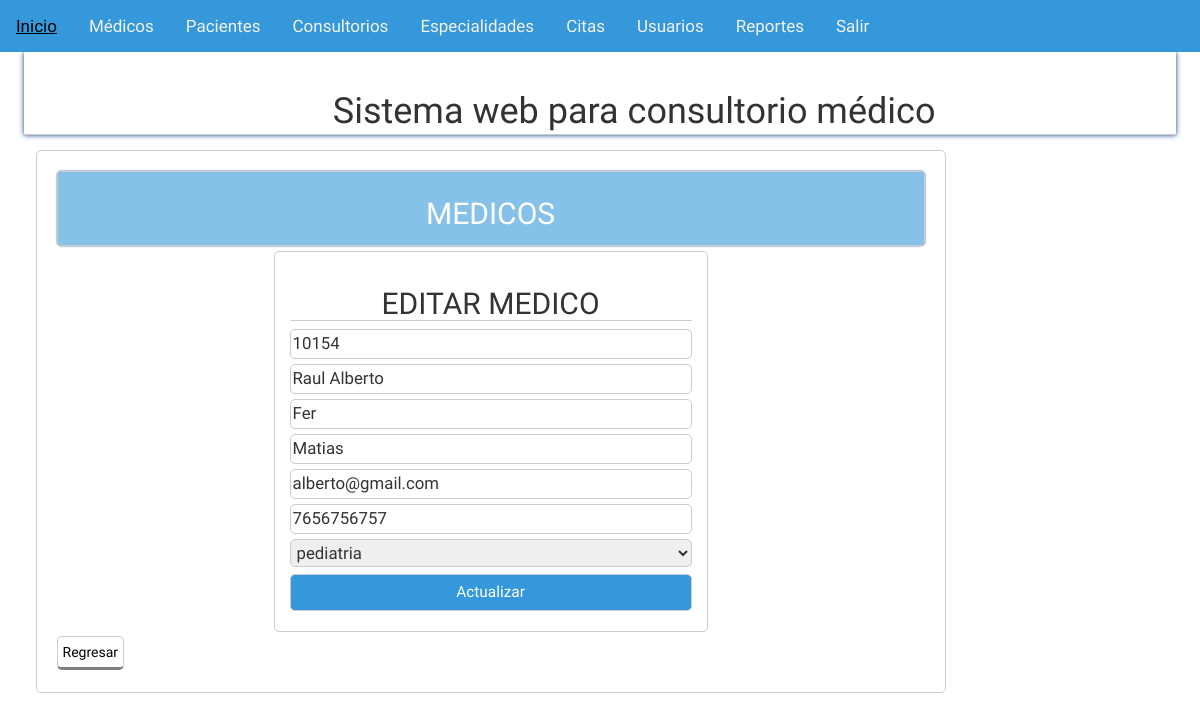
/actualizarmedico.php?idMedico=1 (signed in), run on the app's committed database.
### tables this page shows
CREATE TABLE `medicos` (
  `idMedico` int(11) NOT NULL AUTO_INCREMENT,
  `medidentificacion` char(15) NOT NULL,
  `mednombres` varchar(50) NOT NULL,
  `medapellidopat` varchar(50) NOT NULL,
  `medapellidomat` varchar(45) DEFAULT NULL,
  `medEspecialidad` varchar(50) NOT NULL,
  `medtelefono` char(15) NOT NULL,
  `medcorreo` varchar(50) NOT NULL,
  PRIMARY KEY (`idMedico`),
  UNIQUE KEY `medidentificacion` (`medidentificacion`)
);

### actualizarmedico.php (called while the page is built, shortened)
<?php session_start();
	require 'funciones.php';
	try{
		$conexion = new PDO('mysql:host=localhost;dbname=centromedico','root','12345');
	}catch(PDOException $e){
		echo "ERROR: " . $e->getMessge();
		die();
	}
	if($_SERVER['REQUEST_METHOD']=='POST'){
		$id = limpiarDatos($_POST['id']);
		$identificacion = limpiarDatos($_POST['identificacion']);
		$nombres = limpiarDatos($_POST['nombres']);
		$apellidopatt = limpiarDatos($_POST['apellidopat']);
		$apellidomatt = limpiarDatos($_POST['apellidomat']);
		$correo = limpiarDatos($_POST['correo']);
		$telefono = limpiarDatos($_POST['telefono']);
		$especialidad = limpiarDatos($_POST['especialidad']);
		$statement = $conexion->prepare(
		"UPDATE medicos
        SET medidentificacion = :identificacion,
		mednombres =:nombres,
		medapellidopat =:apellidopat,
		medapellidomat =:apellidomat,
		medEspecialidad =:especialidad,
		medtelefono =:telefono,
		medcorreo =:correo
		WHERE idMedico = :id");
		$statement ->execute(array(
        ':identificacion'=>$identificacion,
		':nombres'=>$nombres,
		':apellidopat'=>$apellidopatt,
		':apellidomat'=>$apellidomatt,
		':especialidad'=>$especialidad,
		':telefono'=>$telefono,
		':correo'=>$correo,
        ':id'=> $id
        ));
        header('Location: medicos.php');
	}else{
		$id_medico = id_numeros($_GET['idMedico']);
		$medico = obtener_medico_id($conexion,$id_medico);
		$medico =$medico[0];
	}
	require 'vista/actulizarmedico_vista.php';
?>

### funciones.php (called while the page is built, shortened)
<?php
	function limpiarDatos($datos){
		$datos = trim($datos);
		$datos = stripslashes($datos);
		$datos = htmlspecialchars($datos);
		return $datos;
	}
	function id_numeros($id){
		return (int)limpiarDatos($id);
	}
	function obtener_medico_id($conexion,$id){
		$resultado = $conexion->query("SELECT * FROM medicos WHERE idMedico = $id LIMIT 1");
		$resultado = $resultado->fetchAll();
		return ($resultado) ? $resultado : false;
	}
?>

### vista/actulizarmedico_vista.php (the view, shortened to what this page needs)
<?php include 'plantillas/header.php'; ?>
	<section class="main">
		<div class="wrapp">
			<?php include 'plantillas/nav.php'; ?>
				<article>
					<div class="mensaje">
						<h2>MEDICOS</h2>
					</div>
					<form action="<?php echo htmlspecialchars($_SERVER['PHP_SELF']) ?>" method="post">
						<h2>EDITAR MEDICO</h2>
						<input type="numeric" name="identificacion" placeholder="Identificación" value="<?php echo $medico['medidentificacion'];?>" requerid onkeypress='return validaNumericos(event)' maxlength="10">
						<input type="text" name="nombres" placeholder="Nombres:" value="<?php echo $medico['mednombres'];?>" onkeypress="return validar(event)" >
						<input type="text" name="apellidopat"
                            placeholder="Apellidos:"   value="<?php echo $medico['medapellidopat'];?>" onkeypress="return validar(event)" >
                        <input type="text" name="apellidomat"
                            placeholder="Apellidos:"   value="<?php echo $medico['medapellidomat'];?>" onkeypress="return validar(event)" >
						<input type="email" name="correo" placeholder="Correo:" value="<?php echo $medico['medcorreo'];?>">
						<input type="numeric" name="telefono" placeholder="Telefono:" value="<?php echo $medico['medtelefono'];?>" onkeypress='return validaNumericos(event)' maxlength="10">
						<select name="especialidad">
							<option value="<?php echo $medico['medEspecialidad'];?>"><?php echo $medico['medEspecialidad'];?></option>
						</select>
						<input type="submit" name="enviar" value="Actualizar">
					</form>
                    <a class="btn-regresar" href="medicos.php">Regresar</a>
				</article>
	</section>
<?php include 'plantillas/footer.php'; ?>
</body>
</html>

### css/estiloss.css (style rules this page uses)
* { -webkit-box-sizing: border-box; -moz-box-sizing: border-box; box-sizing: border-box; margin:0px; padding:0px; font-family: 'Antic', sans-serif; }
body { background: rgba(0,0,0,.01); color:#000; }
.wrapp { padding: 0% 2%; width:100%; margin:auto; overflow: hidden; text-align:cente }
.mensaje { background: #85C1E9; padding:5px; color:#fff; border-radius:5px; text-align: center; font-size: 1.5em; margin-bottom: 5px; box-shadow: 0 0px 2px #013D82 !important; }
article a { display:block; font-weight: normal; }
article .btn-regresar { display:inline-block; border: 1px solid #ccc; border-bottom: 3px solid gray; color:black; font-weight: normal; }
article { margin: 10px 0px; margin-left:1%; float: left; width: 79%; padding:20px; background: rgb(255, 255, 255); border-radius:5px; }
article,aside, .mensaje { border:1px solid #ccc; }
form h2 { font-color: #000; }
form { max-width: 50%; margin: 2px auto; border:1px solid #ccc; padding: 15px; text-align: left; border-radius:5px; }
form input, form textarea, form select { border: 0; outline: 0; padding: 2px; -moz-border-radius: 5px; -webkit-border-radius: 5px; border-radius: 5px; width: 100%; border:1px solid #ccc; margin-bottom: 5px; font-size: 1.2em; }
form [type="submit"] { cursor: pointer; position: relative; display: inline-block; margin-top: 2px; padding: 0.40em 1.5em; background: #3498DB; text-decoration: none; font-size: 1.1em; color: #FFF; width: 100%; text-align: center; }
.wrapp form h2 { margin-bottom: 8px; text-align: center; border-bottom:1px solid #ccc; }
article a { margin: 2px 0px; display:inline-block; padding: 5px; color: white; border-radius:5px; cursor:pointer; border-bottom: 3px solid rgba(0, 0, 0,.5); width:auto; text-decoration:none; text-align:center; position: relative; }
footer li,a { text-decoration: none; color: #fff; }
a, .Dra { color: #34495E; }
input { color: #34495E; }

### data on the page
medicos: identificacion "10154", nombres "Raul Alberto", apellidopat "Fer", apellidomat "Matias", correo "alberto@gmail.com", telefono "7656756757", especialidad "pediatria"
